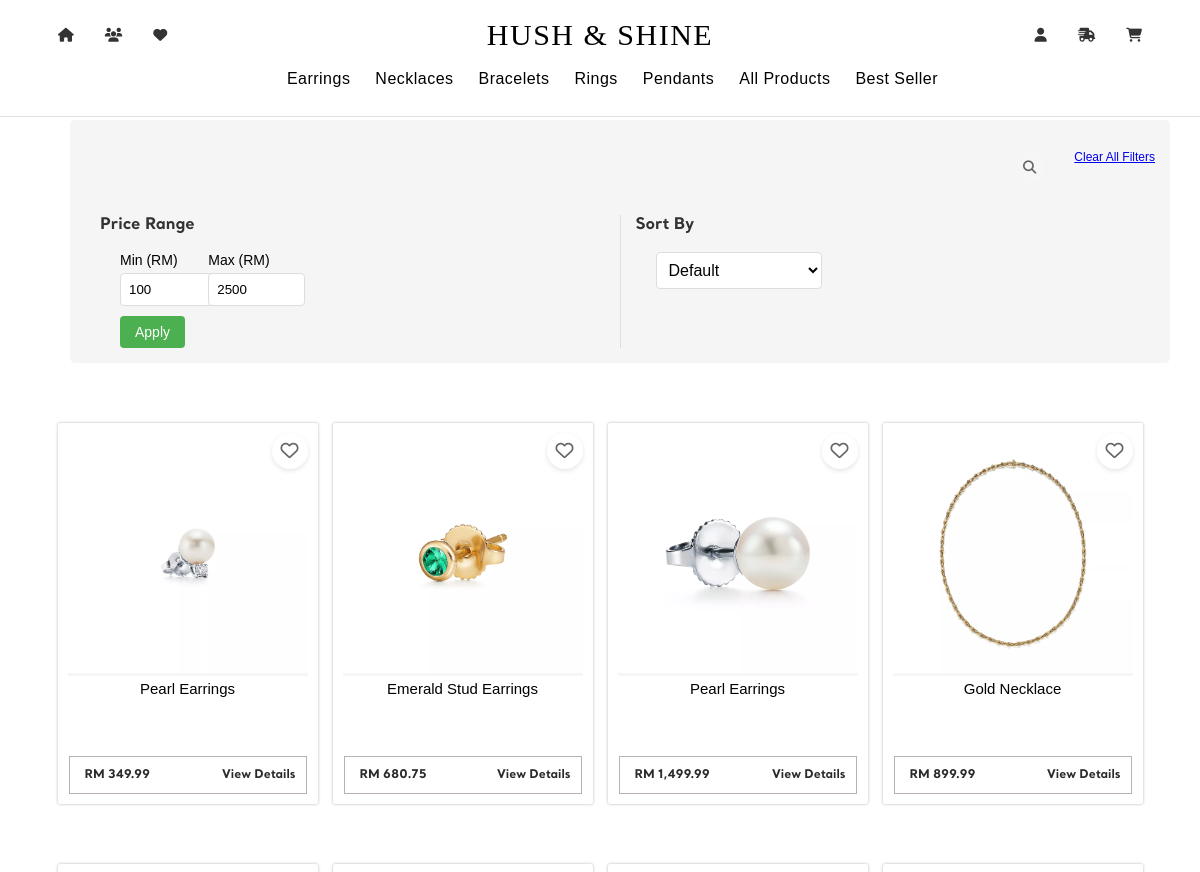
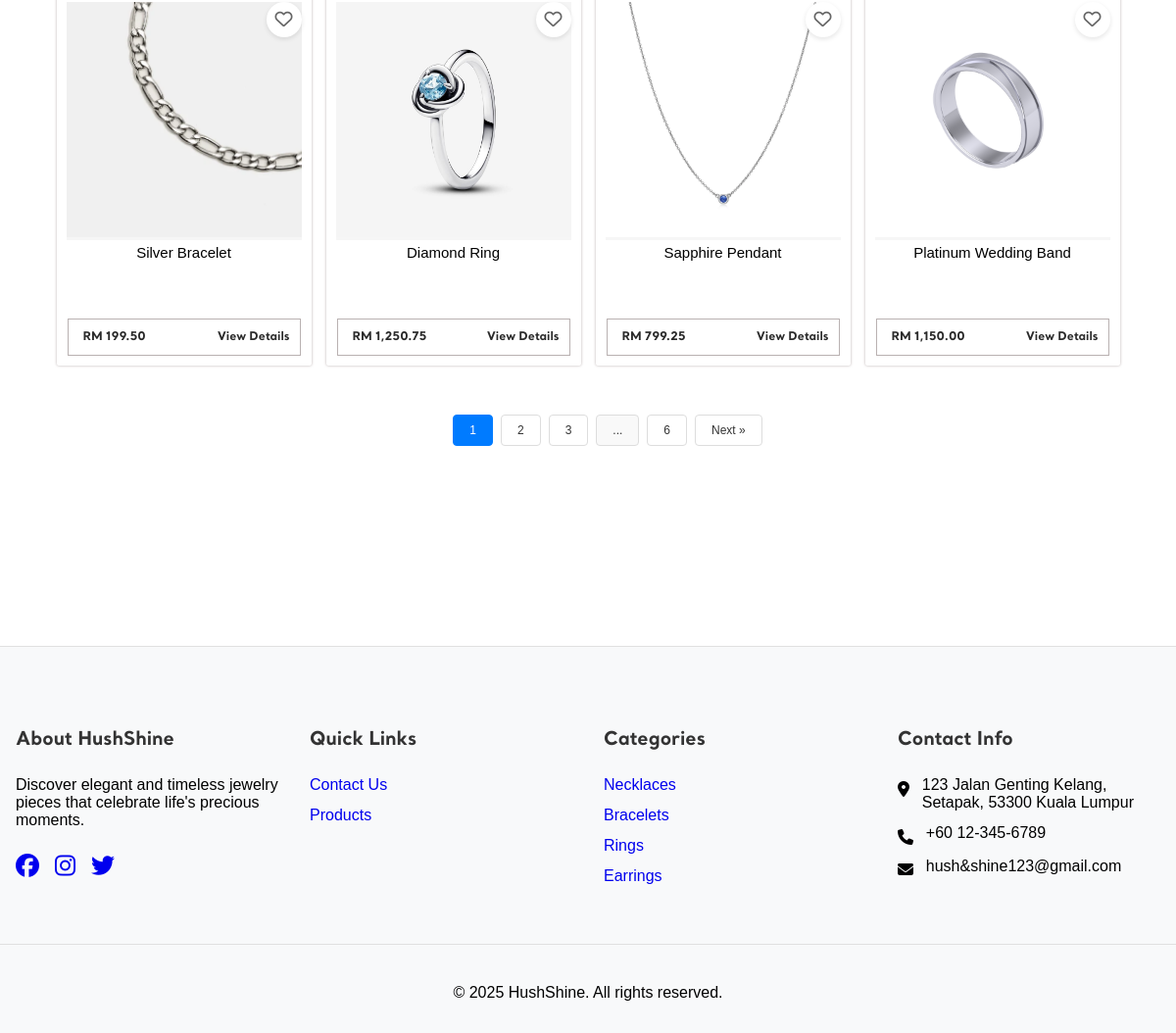
The page /page/products.php on the database its author committed (2 pictures, top to bottom).
### tables this page shows
CREATE TABLE `product` (
  `prod_id` char(4) NOT NULL,
  `prod_name` varchar(100) NOT NULL,
  `prod_desc` varchar(200) NOT NULL,
  `price` double(7,2) NOT NULL,
  `quantity` int(4) NOT NULL,
  `cat_id` char(4) NOT NULL,
  `image` varchar(100) NOT NULL
);

### page/products.php (the view, shortened to what this page needs)
<?php
require '../_base.php';
$isBestSeller = isset($_GET['filter']) && $_GET['filter'] === 'best_seller';
if ($isBestSeller) {
    $showRegularProducts = false;
    try {
        $topProductsStmt = $_db->prepare("
            SELECT
                p.prod_id,
                p.prod_name,
                p.price,
                p.image,
                p.cat_id,
                SUM(oi.quantity) as total_sold
            FROM
                order_items oi
            JOIN
                orders o ON oi.order_id = o.order_id
            JOIN
                product p ON oi.prod_id = p.prod_id
            WHERE
                o.status IN ('Confirmed')
            GROUP BY
                p.prod_id
            ORDER BY
                total_sold DESC
            LIMIT 5
        ");
        $topProductsStmt->execute();
        $topProducts = $topProductsStmt->fetchAll(PDO::FETCH_OBJ);
        If(empty($topProducts)) {
            $noBestSellersMessage = "No best-selling products found.";
        }
    } catch (Exception $e) {
        error_log("Error fetching top products: " . $e->getMessage());
        $topProducts = [];
        $noBestSellersMessage = "Error fetching best-selling products.";
    }
} else {
    $showRegularProducts = true;
}
$search = $_GET['search'] ?? null;
$category = $_GET['category'] ?? null;
$minPrice = isset($_GET['min_price']) && is_numeric($_GET['min_price']) ? floatval($_GET['min_price']) : null;
$maxPrice = isset($_GET['max_price']) && is_numeric($_GET['max_price']) ? floatval($_GET['max_price']) : null;
$sort = $_GET['sort'] ?? null;
$params = [];
$page = isset($_GET['page']) ? (int)$_GET['page'] : 1;
$itemsPerPage = 8;
$offset = ($page - 1) * $itemsPerPage;
$sql = "SELECT * FROM product";
try {
    $countQuery = "SELECT COUNT(*) FROM (" . $sql . ") as count_table";
    $countStmt = $_db->prepare($countQuery);
    $countStmt->execute($params);
    $totalItems = $countStmt->fetchColumn();
    $totalPages = ceil($totalItems / $itemsPerPage);
} catch (PDOException $e) {
    error_log("Pagination Error: " . $e->getMessage());
}
$sql .= " LIMIT " . (int)$itemsPerPage . " OFFSET " . (int)$offset;
$stmt = $_db->prepare($sql);
$stmt->execute($params);
$arr = $stmt->fetchAll();
$categories = [
    'CT04' => 'Earrings',
    'CT01' => 'Necklaces',
    'CT02' => 'Bracelets',
    'CT03' => 'Rings'
];
if (!$sort && !$search) {
    usort($arr, function ($a, $b) use ($categories) {
        $catA = isset($categories[$a->cat_id]) ? array_search($a->cat_id, array_keys($categories)) : count($categories);
        $catB = isset($categories[$b->cat_id]) ? array_search($b->cat_id, array_keys($categories)) : count($categories);
        return $catA <=> $catB;
    });
}
$minAvailablePrice = $_db->query("SELECT MIN(price) as min_price FROM product")->fetch()->min_price;
$maxAvailablePrice = $_db->query("SELECT MAX(price) as max_price FROM product")->fetch()->max_price;
$minAvailablePrice = floor($minAvailablePrice / 10) * 10;
$maxAvailablePrice = ceil($maxAvailablePrice / 10) * 10;
include '../_head.php';
?>
<div class="product-page-container">
    <div class="product-filters-container">
        <div class="product-search-container">
            <form action="/page/products.php" method="get" class="product-search-form">
                <button type="submit"><i class="fa fa-search"></i></button>
            </form>
            <a href="/page/products.php">Clear All Filters</a>
        </div>
        <div class="filter-sort-container">
            <div class="price-filter">
                <h3>Price Range</h3>
                <form action="/page/products.php" method="get" class="price-filter-form">
                    <div class="price-inputs">
                        <div class="price-input">
                            <label for="min_price">Min (RM)</label>
                            <input type="number" id="min_price" name="min_price" min="<?= $minAvailablePrice ?>" max="<?= $maxAvailablePrice ?>" value="<?= htmlspecialchars($minPrice ?? $minAvailablePrice) ?>">
                        </div>
                        <div class="price-input">
                            <label for="max_price">Max (RM)</label>
                            <input type="number" id="max_price" name="max_price" min="<?= $minAvailablePrice ?>" max="<?= $maxAvailablePrice ?>" value="<?= htmlspecialchars($maxPrice ?? $maxAvailablePrice) ?>">
                        </div>
                    </div>
                    <button type="submit" class="apply-price">Apply</button>
                </form>
            </div>
            <div class="product-sort">
                <h3>Sort By</h3>
                <form action="/page/products.php" method="get" class="sort-form">
                    <select name="sort" id="sort" onchange="this.form.submit()">
                        <option value="">Default</option>
                    </select>
                </form>
            </div>
        </div>
    </div>
    <?php if ($showRegularProducts): ?>
        <div class="row-container">
            <?php
            $columnCount = 0;
            foreach ($arr as $s):
                $productId = htmlspecialchars($s->prod_id);
                $categoryId = htmlspecialchars($s->cat_id);
                if ($columnCount % 4 == 0 && $columnCount > 0): ?>
                    </div><div class="row-container">
                <?php endif; ?>
                <div class="column-container">
                    <a class="product" href="product_details.php?id=<?= $productId ?>"
                        data-id="<?= $productId ?>"
                        data-name="<?= htmlspecialchars($s->prod_name) ?>"
                        data-desc="<?= htmlspecialchars($s->prod_desc) ?>"
                        data-price="<?= number_format($s->price, 2) ?>"
                        data-image="<?= htmlspecialchars($s->image) ?>"
                        data-cat-id="<?= $categoryId ?>">
                        <div class="product-container">
                            <div class="product-actions">
                                <button type="button" class="favorite-btn" data-product-id="<?= htmlspecialchars($s->prod_id) ?>">
                                    <i class="far fa-heart"></i>
                                </button>
                            </div>
                            <?php
                            if ($s && !empty($s->image)) {
                                $productImages = json_decode($s->image) ?: [];
                                $firstImage = !empty($productImages) ? $productImages[0] : 'default-product-image.jpg';
                            } else {
                                $firstImage = 'default_image.webp';
                            }
                            ?>
                            <img class="product-image" src="/images/products/<?= htmlspecialchars($firstImage) ?>" alt="<?= htmlspecialchars($s->prod_name) ?>">
                            <div class="prod-description">
                                <p><?= htmlspecialchars($s->prod_name) ?></p>
                            </div>
                            <div class="prod-price">
                                <span class="price">RM <?= number_format($s->price, 2) ?></span>
                                <span class="view-details">View Details</span>
                            </div>
                        </div>
                    </a>
                </div>
                <?php
                $columnCount++;
            endforeach; ?>
        </div>
        <div class="pagination">
            <?php if ($totalPages > 1): ?>
                <?php
                $range = 2;
                $startPage = max(1, $page - $range);
                $endPage = min($totalPages, $page + $range);
                for ($i = $startPage; $i <= $endPage; $i++) {
                    $params = [
                        'page' => $i,
                        'search' => $search,
                        'category' => $category,
                        'sort' => $sort,
                        'min_price' => $_GET['min_price'] ?? null,
                        'max_price' => $_GET['max_price'] ?? null
                    ];
                    $queryString = http_build_query(array_filter($params));
                    echo '<a href="?' . $queryString . '"';
                    echo ($i == $page) ? ' class="active"' : '';
                    echo '>' . $i . '</a>';
                }
                if ($endPage < $totalPages) {
                    if ($endPage < $totalPages - 1) {
                        echo "<span class=\"ellipsis\">...</span>";
                    }
                    $params = [
                        'page' => $totalPages,
                        'search' => $search,
                        'category' => $category,
                        'sort' => $sort,
                        'min_price' => $_GET['min_price'] ?? null,
                        'max_price' => $_GET['max_price'] ?? null
                    ];
                    $queryString = http_build_query(array_filter($params));
                    echo "<a href=\"?$queryString\">$totalPages</a>";
                }
                ?>
                <?php if ($page < $totalPages): ?>
                    <a href="?page=<?= $page + 1 ?><?= $search ? '&search=' . urlencode($search) : '' ?><?= $category ? '&category=' . urlencode($category) : '' ?><?= $sort ? '&sort=' . urlencode($sort) : '' ?><?= isset($_GET['min_price']) ? '&min_price=' . urlencode($_GET['min_price']) : '' ?><?= isset($_GET['max_price']) ? '&max_price=' . urlencode($_GET['max_price']) : '' ?>">Next &raquo;</a>
                <?php endif; ?>
            <?php endif; ?>
        </div>
    <?php endif; ?>
</div>
<?php
include '../_foot.php';
?>

### rows shown on the page
product: shows a picture, prod_name "Pearl Earrings", price "349.99"
product: shows a picture, prod_name "Emerald Stud Earrings", price "680.75"
product: shows a picture, prod_name "Pearl Earrings", price "1,499.99"
product: shows a picture, prod_name "Gold Necklace", price "899.99"
product: shows a picture, prod_name "Silver Bracelet", price "199.50"
product: shows a picture, prod_name "Diamond Ring", price "1,250.75"
product: shows a picture, prod_name "Sapphire Pendant", price "799.25"
product: shows a picture, prod_name "Platinum Wedding Band", price "1,150.00"

### other values the page prints
$totalPages "6"
